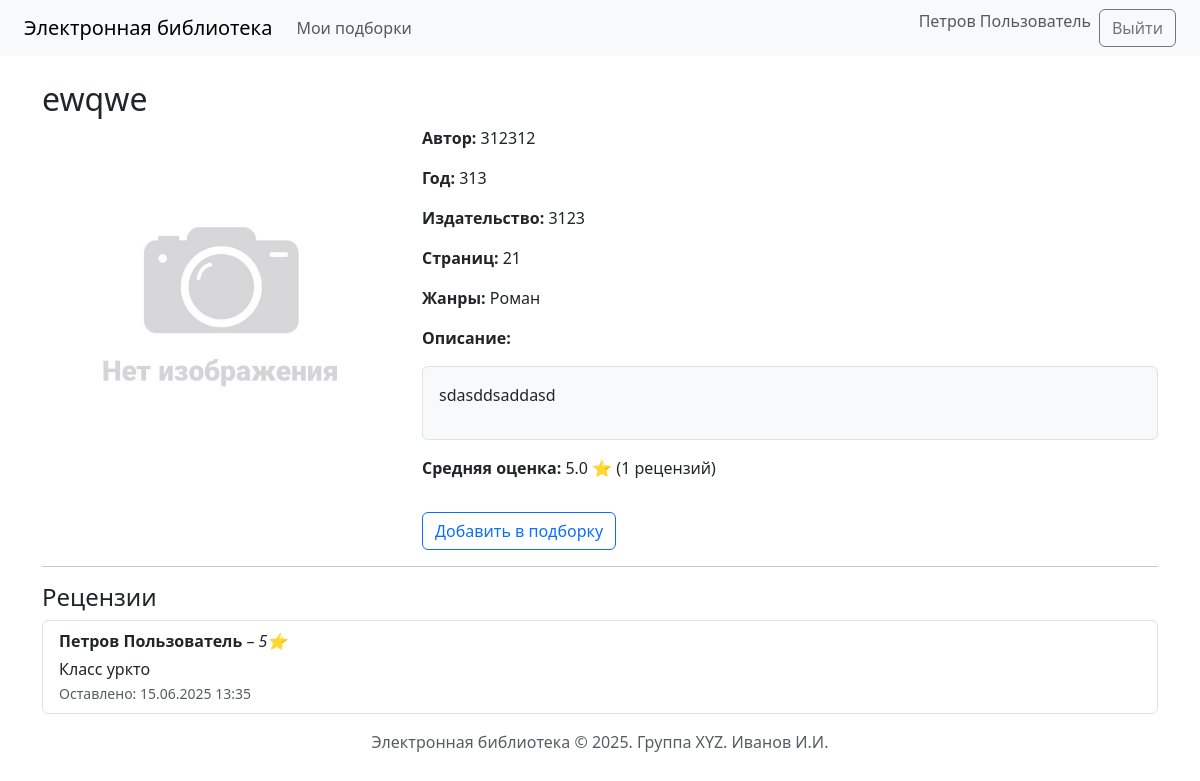
The app's page /book/11 (signed in) with its own data.
### app/models.py (models this page shows, shortened)
class User(UserMixin, db.Model):
    id = db.Column(db.Integer, primary_key=True)
    login = db.Column(db.String(64), unique=True, nullable=False)
    password_hash = db.Column(db.String(128), nullable=False)
    last_name = db.Column(db.String(64), nullable=False)
    first_name = db.Column(db.String(64), nullable=False)
    middle_name = db.Column(db.String(64), nullable=True)
    role_id = db.Column(db.Integer, db.ForeignKey('role.id'), nullable=False)
    reviews = db.relationship('Review', backref='user', lazy=True, cascade="all, delete")
    collections = db.relationship('Collection', backref='user', lazy=True, cascade="all, delete")
    def get_full_name(self):
        return f'{self.last_name} {self.first_name} {self.middle_name or ""}'.strip()

class Book(db.Model):
    id = db.Column(db.Integer, primary_key=True)
    title = db.Column(db.String(255), nullable=False)
    description = db.Column(db.Text, nullable=False)
    year = db.Column(db.Integer, nullable=False)
    publisher = db.Column(db.String(255), nullable=False)
    author = db.Column(db.String(255), nullable=False)
    pages = db.Column(db.Integer, nullable=False)
    cover_id = db.Column(db.Integer, db.ForeignKey('cover.id'), nullable=True)
    genres = db.relationship('Genre', secondary=book_genre, backref=db.backref('books', lazy='dynamic'))
    reviews = db.relationship('Review', backref='book', lazy=True, cascade="all, delete-orphan")
    def average_rating(self):
        if not self.reviews:
            return None
        return round(sum([r.rating for r in self.reviews]) / len(self.reviews), 1)
    def review_count(self):
        return len(self.reviews)

class Review(db.Model):
    id = db.Column(db.Integer, primary_key=True)
    book_id = db.Column(db.Integer, db.ForeignKey('book.id', ondelete='CASCADE'), nullable=False)
    user_id = db.Column(db.Integer, db.ForeignKey('user.id', ondelete='CASCADE'), nullable=False)
    rating = db.Column(db.Integer, nullable=False)
    text = db.Column(db.Text, nullable=False)
    created_at = db.Column(db.DateTime, default=datetime.utcnow, nullable=False)

### app/routes/books.py (the view)
@bp.route('/book/<int:id>')
def view(id):
    book = Book.query.get_or_404(id)
    book.description_html = markdown.markdown(book.description or "")
    return render_template('books/view.html', book=book)

### app/models.py (called while the page is built)
@login_manager.user_loader
def load_user(user_id):
    return User.query.get(int(user_id))

### app/templates/books/view.html (shortened to what this page needs)
{% extends 'base.html' %}
{% block content %}
<h2>{{ book.title }}</h2>
<div class="row">
    <div class="col-md-4">
        <img src="{{ url_for('static', filename='uploads/cover_' ~ book.cover.id) if book.cover else url_for('static', filename='uploads/no-image-large.jpg') }}"
             alt="Обложка"
             class="img-fluid rounded">
    </div>
    <div class="col-md-8">
        <p><strong>Автор:</strong> {{ book.author }}</p>
        <p><strong>Год:</strong> {{ book.year }}</p>
        <p><strong>Издательство:</strong> {{ book.publisher }}</p>
        <p><strong>Страниц:</strong> {{ book.pages }}</p>
        <p><strong>Жанры:</strong> {{ book.genres | map(attribute='name') | join(', ') }}</p>
        <p><strong>Описание:</strong></p>
        <div class="border rounded p-3 bg-light">
            {{ book.description_html | safe }}
        </div>
        <p class="mt-3"><strong>Средняя оценка:</strong>
            {% if book.average_rating() %}
                {{ book.average_rating() }} ⭐ ({{ book.review_count() }} рецензий)
            {% else %}
                Пока нет оценок
            {% endif %}
        </p>
        {% if current_user.is_authenticated %}
            {% if current_user.role.name == 'пользователь' %}
                <button class="btn btn-outline-primary mt-3" data-bs-toggle="modal" data-bs-target="#addToCollectionModal">
                    Добавить в подборку
                </button>
            {% endif %}
        {% endif %}
    </div>
</div>
<hr>
<h4>Рецензии</h4>
{% if book.reviews %}
    <ul class="list-group">
        {% for review in book.reviews %}
            <li class="list-group-item">
                <strong>{{ review.user.get_full_name() }}</strong> – <em>{{ review.rating }}⭐</em><br>
                <div class="mt-1">{{ review.text | safe }}</div>
                <small class="text-muted">Оставлено: {{ review.created_at.strftime('%d.%m.%Y %H:%M') }}</small>
            </li>
        {% endfor %}
    </ul>
{% else %}
    <p class="text-muted">На эту книгу ещё никто не оставил рецензию.</p>
{% endif %}
{% endblock %}

### app/templates/base.html (shortened to what this page needs)
<!DOCTYPE html>
<html lang="ru">
<head>
    <link rel="stylesheet" href="https://cdn.jsdelivr.net/npm/bootstrap@5.3.0/dist/css/bootstrap.min.css">
    <link rel="stylesheet" href="https://cdn.jsdelivr.net/npm/easymde/dist/easymde.min.css">
</head>
<body>
<nav class="navbar navbar-expand-lg navbar-light bg-light px-4">
    <a class="navbar-brand" href="{{ url_for('books.index') }}">Электронная библиотека</a>
    <div class="collapse navbar-collapse">
        <ul class="navbar-nav me-auto mb-2 mb-lg-0">
            {% if current_user.is_authenticated and current_user.role.name == 'пользователь' %}
                <li class="nav-item">
                    <a class="nav-link" href="{{ url_for('collections.list_collections') }}">Мои подборки</a>
                </li>
            {% endif %}
        </ul>
        <ul class="navbar-nav ms-auto">
            {% if current_user.is_authenticated %}
                <li class="nav-item">
                    <span class="navbar-text me-2">{{ current_user.get_full_name() }}</span>
                </li>
                <li class="nav-item">
                    <a class="btn btn-outline-secondary" href="{{ url_for('auth.logout') }}">Выйти</a>
                </li>
            {% else %}
                <li class="nav-item">
                    <a class="btn btn-outline-primary" href="{{ url_for('auth.login') }}">Войти</a>
                </li>
            {% endif %}
        </ul>
    </div>
</nav>
<div class="container mt-4">
    {% block content %}{% endblock %}
</div>
<footer class="text-center text-muted py-3">
    Электронная библиотека &copy; 2025. Группа XYZ. Иванов И.И.
</footer>
</body>
</html>

### records on screen
User: get_full_name "Петров Пользователь"
Book: title "ewqwe", author "312312", year "313", publisher "3123", pages "21", description_html "sdasddsaddasd"
Review: average_rating "5.0", user.get_full_name "Петров Пользователь", rating "5", text "Класс уркто", created_at "15.06.2025 13:35"

### other values on screen
{{ book.genres | map(attribute='name') | join(', ') }} "Роман"
{{ book.review_count() }} "1"
